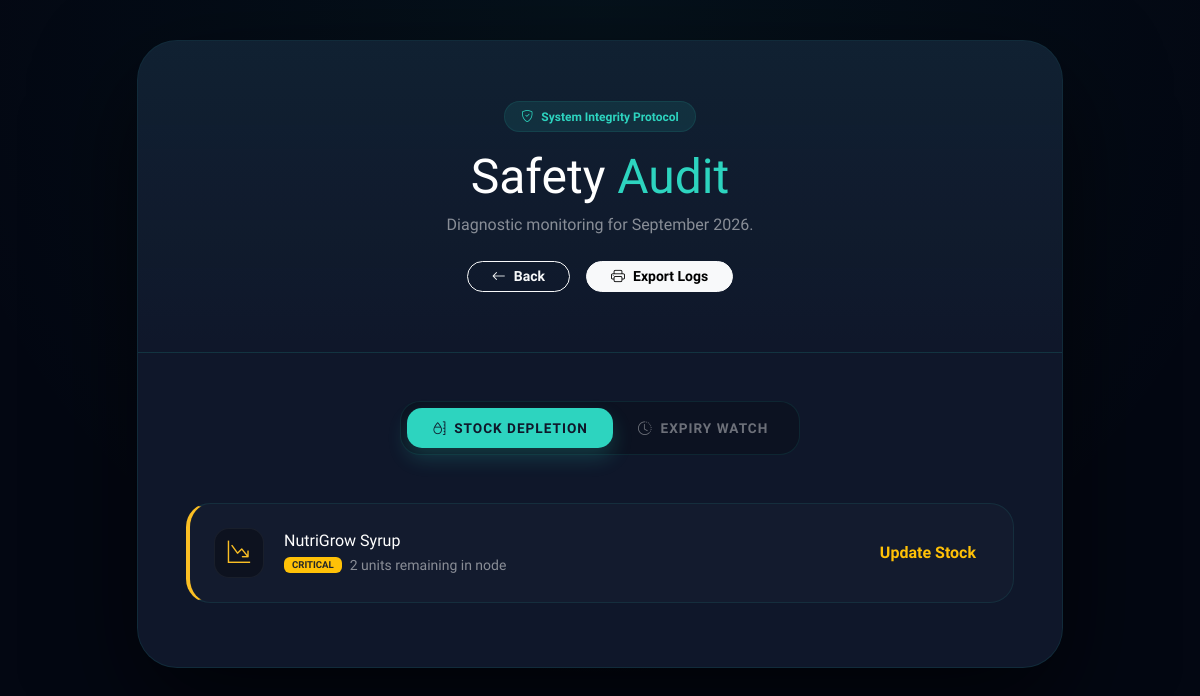
Before: /module/alert.php (signed in) with the older database file.
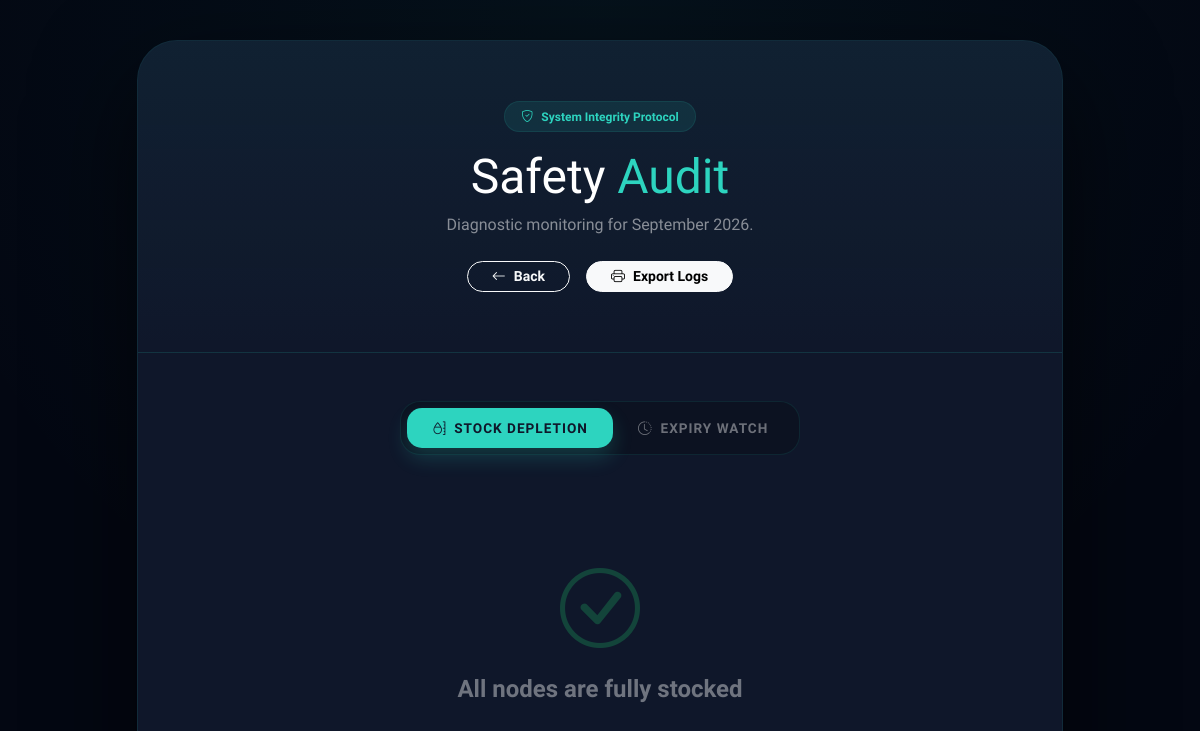
After: the same page with the newer database file.
### tables this page shows
CREATE TABLE `medicines` (
  `id` int(11) NOT NULL,
  `m_name` varchar(255) NOT NULL,
  `category` varchar(100) DEFAULT NULL,
  `stock` int(11) DEFAULT NULL,
  `price` decimal(10,2) NOT NULL,
  `expiry_date` date DEFAULT NULL,
  `image_url` varchar(255) DEFAULT NULL,
  `description` text DEFAULT NULL,
  `image` varchar(255) DEFAULT 'default.png',
  `quantity` int(11) DEFAULT 0
);

### module/alert.php (the view, shortened to what this page needs)
<?php
include('../config/db_connect.php');
?>
<!DOCTYPE html>
<html lang="en">
<head>
    <link href="https://cdn.jsdelivr.net/npm/bootstrap@5.3.0/dist/css/bootstrap.min.css" rel="stylesheet">
    <link rel="stylesheet" href="https://cdnjs.cloudflare.com/ajax/libs/animate.css/4.1.1/animate.min.css"/>
    <link rel="stylesheet" href="https://cdn.jsdelivr.net/npm/bootstrap-icons@1.11.0/font/bootstrap-icons.css">
</head>
<body>
<div class="container">
    <div class="row justify-content-center">
        <div class="col-xl-10">
            <div class="alert-wrapper animate__animated animate__fadeIn">
                <div class="alert-hero">
                    <span class="badge rounded-pill px-3 py-2 mb-3" style="background: rgba(45, 212, 191, 0.1); color: var(--neural-cyan); border: 1px solid var(--border);">
                        <i class="bi bi-shield-check me-2"></i>System Integrity Protocol
                    </span>
                    <h1 class="fw-800 display-5 mb-2">Safety <span style="color: var(--neural-cyan)">Audit</span></h1>
                    <p class="text-white-50 mb-4">Diagnostic monitoring for <?php echo date('F Y'); ?>.</p>
                    <div class="d-flex justify-content-center gap-3 no-print">
                        <a href="../admin/dashboard.php" class="btn btn-outline-light rounded-pill px-4 btn-sm fw-bold">
                            <i class="bi bi-arrow-left me-2"></i>Back
                        </a>
                        <button onclick="window.print()" class="btn btn-light rounded-pill px-4 btn-sm fw-bold">
                            <i class="bi bi-printer me-2"></i>Export Logs
                        </button>
                    </div>
                </div>
                <div class="p-4 p-md-5">
                    <div class="text-center mb-5 no-print">
                        <ul class="nav nav-pills d-inline-flex" id="pills-tab" role="tablist">
                            <li class="nav-item">
                                <button class="nav-link active" id="pills-low-tab" data-bs-toggle="pill" data-bs-target="#pills-low">
                                    <i class="bi bi-moisture me-2"></i>Stock Depletion
                                </button>
                            </li>
                            <li class="nav-item">
                                <button class="nav-link" id="pills-exp-tab" data-bs-toggle="pill" data-bs-target="#pills-exp">
                                    <i class="bi bi-clock-history me-2"></i>Expiry Watch
                                </button>
                            </li>
                        </ul>
                    </div>
                    <div class="tab-content" id="pills-tabContent">
                        <div class="tab-pane fade show active" id="pills-low">
                            <?php
                            $low = mysqli_query($conn, "SELECT * FROM medicines WHERE quantity < 10 ORDER BY quantity ASC");
                            if(mysqli_num_rows($low) > 0) {
                                while($r = mysqli_fetch_assoc($low)){
                                    echo "
                                    <div class='notification-card bg-low-stock animate__animated animate__fadeInUp'>
                                        <div class='icon-box' style='color: var(--warning-amber)'>
                                            <i class='bi bi-graph-down-arrow'></i>
                                        </div>
                                        <div class='flex-grow-1'>
                                            <h6 class='fw-800 mb-1 text-white'>".htmlspecialchars($r['m_name'])."</h6>
                                            <div class='d-flex align-items-center gap-2'>
                                                <span class='badge bg-warning text-dark px-2' style='font-size:0.6rem;'>CRITICAL</span>
                                                <small class='text-white-50'>{$r['quantity']} units remaining in node</small>
                                            </div>
                                        </div>
                                        <div class='no-print'>
                                            <a href='manage_inventory.php' class='btn btn-link text-warning text-decoration-none fw-bold small'>Update Stock</a>
                                        </div>
                                    </div>";
                                }
                            } else {
                                echo "<div class='empty-state'><i class='bi bi-check-circle display-1 text-success mb-3 d-block'></i><h4 class='fw-bold'>All nodes are fully stocked</h4></div>";
                            }
                            ?>
                        </div>
                    </div>
                </div>
            </div>
        </div>
    </div>
</div>
</body>
</html>

Changed rows visible on the page:
no longer on this page (row edited): medicines: m_name "NutriGrow Syrup", quantity "2"
Other visible differences:
text now shown: "All nodes are fully stocked"
